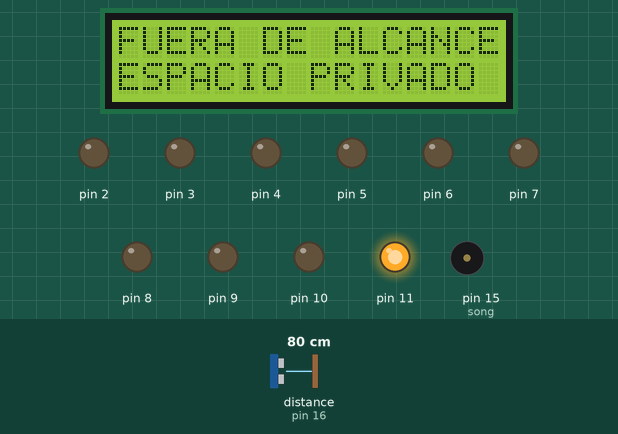
The sketch below on a simulated Arduino Uno, built with avr-gcc and run on an emulated ATmega328P. Shown: 16×2 character LCD, output pins drawn as LEDs (lit = HIGH), buzzer (waves = sounding). Wiring (inferred from the names in the program): ultrasonic range finder: trigger pin 17; echo pin 16. The inputs (shaded band) are chosen by the test bench; at power-on: distance to the obstacle (sensor on pin 16) 80 cm. The echo pulse lasts 58.3 µs per cm; pins used as bus, display or sensor lines are not drawn; what the sketch prints to the serial monitor is not drawn.

Above: at 1.2 s.
1.3 s: distance to the obstacle (sensor on pin 16) set to 50 cm
2.8 s: distance to the obstacle (sensor on pin 16) set to 41 cm
At 3.6 s:
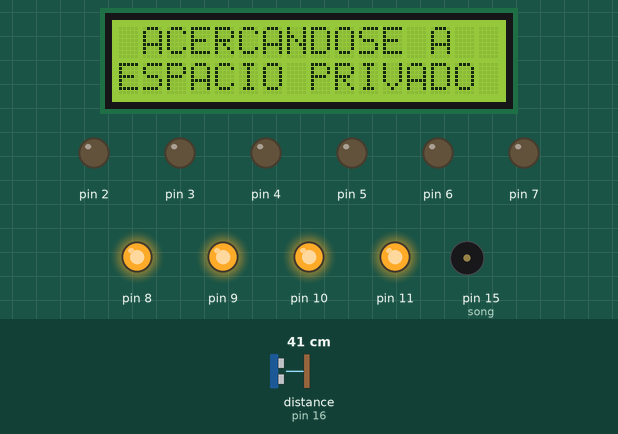
4.4 s: distance to the obstacle (sensor on pin 16) set to 33 cm
5.9 s: distance to the obstacle (sensor on pin 16) set to 28 cm
At 6.8 s:
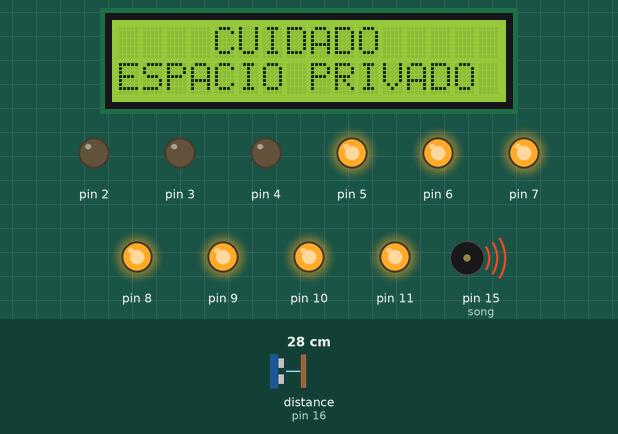
8.9 s: distance to the obstacle (sensor on pin 16) set to 2 cm
At 10.1 s:
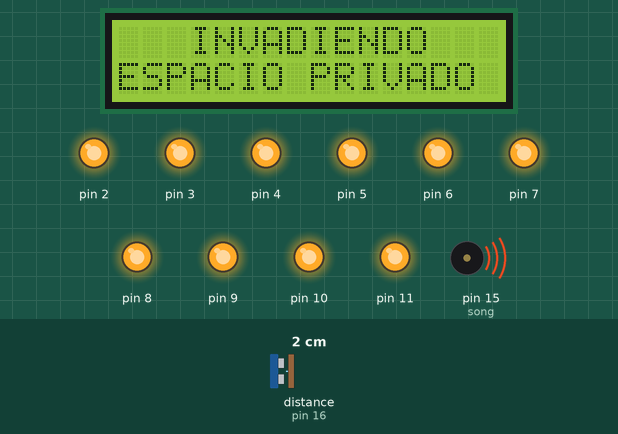
Timing chart, 0 to 30.8 s (numbered marks = the images above; inputs shaded):
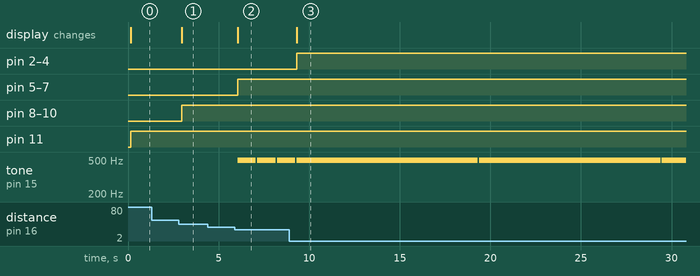

The sketch:

parte_3.ino
```cpp
//Fundación Kinal
//Centro Educativo Técnico Labral Kinal
//Electrónica
//Grado: Quinto
//Sección: A
//Curso: Taller de Electrónica Digital y Reparación de Computadoras I
//Nombre: Josué David Alvizuris Pérez
//Carné: 2022041
#include <Wire.h>
#include <LiquidCrystal_I2C.h>
#define direccion_lcd 0x27
#define filas 2
#define columnas 16
#define trig 17
#define echo 16
#define song 15
int d;
float Si = 494.883;
LiquidCrystal_I2C LCD_ALV(direccion_lcd, columnas, filas);//constructor
void setup()
{
  Serial.begin(9600);
  for(int i=2; i<=11;i++){
    pinMode(i, OUTPUT);
  }
  pinMode(song ,OUTPUT);
  pinMode(trig, OUTPUT);
  pinMode(echo, INPUT);
  LCD_ALV.init();
  LCD_ALV.backlight();
}
void loop()
{
  Serial.println(d);
  medicion();
  alerta();
}
int medicion(){
  long t;
  digitalWrite(trig, HIGH);
  delayMicroseconds(10);
  digitalWrite(trig, LOW);
  t = pulseIn(echo, HIGH);
  d = t/59;
  delay(50);
  return d;
}
void alerta(){
   if( d > 45){
    LCD_ALV.setCursor(0,0);
    LCD_ALV.print("FUERA DE ALCANCE");
    LCD_ALV.setCursor(0,1);
    LCD_ALV.print("ESPACIO PRIVADO ");
      digitalWrite(2, LOW);
      digitalWrite(3, LOW);
      digitalWrite(4, LOW);
      digitalWrite(5, LOW);
      digitalWrite(6, LOW);
      digitalWrite(7, LOW);
      digitalWrite(8, LOW);
      digitalWrite(9, LOW);
      digitalWrite(10, LOW);
      digitalWrite(11, HIGH);
      noTone(song);
  }
  if( d < 45 && d > 30){
    LCD_ALV.setCursor(0,0);
    LCD_ALV.print(" ACERCANDOSE A  ");
    LCD_ALV.setCursor(0,1);
    LCD_ALV.print("ESPACIO PRIVADO ");
      digitalWrite(2, LOW);
      digitalWrite(3, LOW);
      digitalWrite(4, LOW);
      digitalWrite(5, LOW);
      digitalWrite(6, LOW);
      digitalWrite(7, LOW);
      digitalWrite(8, HIGH);
      digitalWrite(9, HIGH);
      digitalWrite(10, HIGH);
      digitalWrite(11, HIGH);
      noTone(song);
  }
  if( d < 30 && d > 15){
    LCD_ALV.setCursor(0,0);
    LCD_ALV.print("    CUIDADO    ");
    LCD_ALV.setCursor(0,1);
    LCD_ALV.print("ESPACIO PRIVADO ");
      digitalWrite(2, LOW);
      digitalWrite(3, LOW);
      digitalWrite(4, LOW);
      digitalWrite(5, HIGH);
      digitalWrite(6, HIGH);
      digitalWrite(7, HIGH);
      digitalWrite(8, HIGH);
      digitalWrite(9, HIGH);
      digitalWrite(10, HIGH);
      digitalWrite(11, HIGH);
      tone(song, 494);
      delay(1000);
      noTone(song);
  }
  if( d < 15 && d >= 0){
    LCD_ALV.setCursor(0,0);
    LCD_ALV.print("   INVADIENDO   ");
    LCD_ALV.setCursor(0,1);
    LCD_ALV.print("ESPACIO PRIVADO ");
    digitalWrite(2, HIGH);
      digitalWrite(3, HIGH);
      digitalWrite(4, HIGH);
      digitalWrite(5, HIGH);
      digitalWrite(6, HIGH);
      digitalWrite(7, HIGH);
      digitalWrite(8, HIGH);
      digitalWrite(9, HIGH);
      digitalWrite(10, HIGH);
      digitalWrite(11, HIGH);
      tone(song, 494);
      delay(10000);
      noTone(song);
  }
  else {
  noTone(song);
  }
  }
```

Measured:
- the behaviour switches between 46 and 45 cm on distance to the obstacle (sensor on pin 16) (found by bisection; images 0 and 1)
- the behaviour switches between 31 and 30 cm on distance to the obstacle (sensor on pin 16) (found by bisection; images 1 and 2)
- after the input at 1.3 s, every drawn part: stays the same
- after the input at 2.8 s, pin 8–10: LOW → HIGH after 0.17 s; the display: changes after 0.17 s (image 1)
- after the input at 4.4 s, every drawn part: stays the same
- after the input at 5.9 s, pin 5–7: LOW → HIGH after 0.17 s; tone on pin 15 (song): alternates 494 Hz for 1.0 s and silent for 0.08 s, starting after 0.17 s; the display: changes after 0.17 s (image 2)
- after the input at 8.9 s, pin 2–4: LOW → HIGH after 0.41 s; tone on pin 15 (song): alternates 494 Hz for 10.0 s and silent for 0.08 s, starting after 10.4 s; the display: changes after 0.41 s (image 3)
